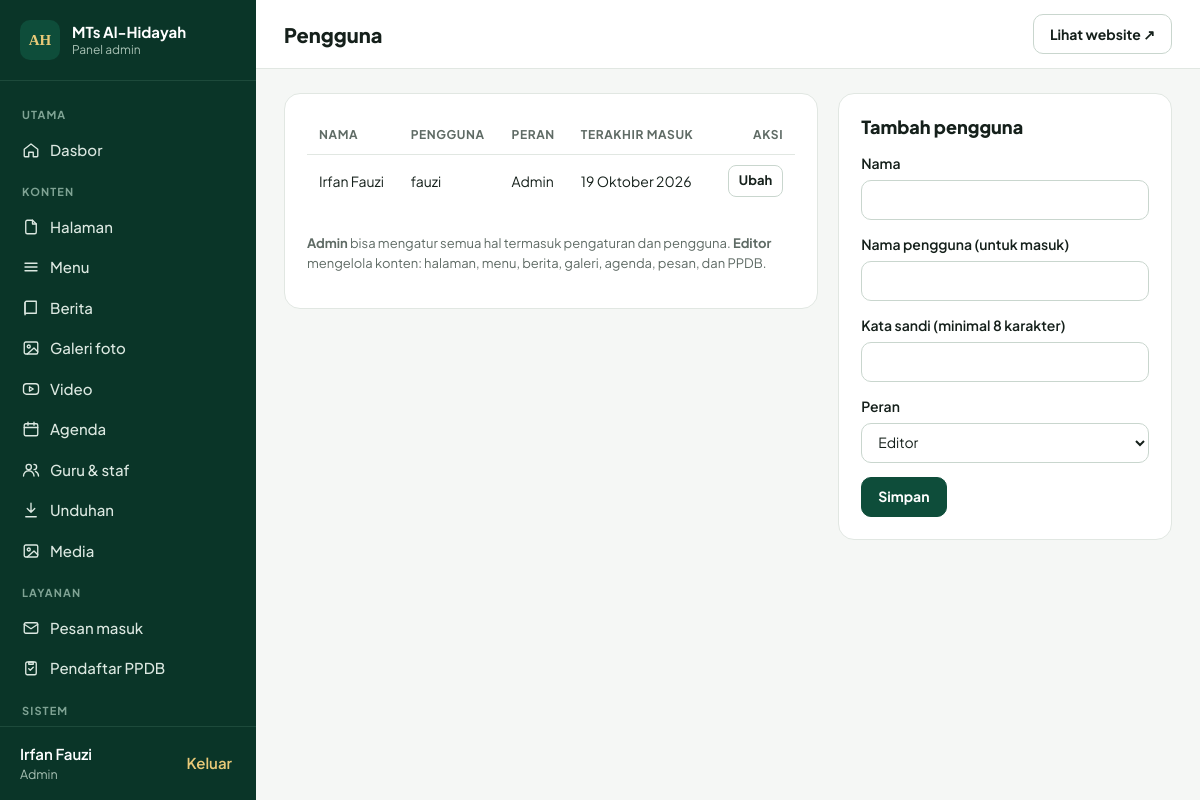
Page /admin/users (signed in) on the committed database.
### tables this page shows
CREATE TABLE users (id INTEGER PRIMARY KEY AUTOINCREMENT, name VARCHAR(255) NOT NULL, username VARCHAR(100) NOT NULL UNIQUE, password VARCHAR(255) NOT NULL, role VARCHAR(20) NOT NULL DEFAULT 'editor', created_at VARCHAR(19), last_login VARCHAR(19));

### app/admin.php (called while the page is built, shortened)
<?php
function admin_route(string $path, string $method): void
{
    $parts = $path === '' ? [] : explode('/', $path);
    $section = $parts[0] ?? '';
    $action = $parts[1] ?? '';
    $id = isset($parts[2]) ? (int)$parts[2] : 0;
    require_login();
    match ($section) {
        '' => admin_dashboard(),
        'pages' => admin_pages($action, $id, $method),
        'menus' => admin_menus($action, $id, $method),
        'posts' => admin_posts($action, $id, $method),
        'albums' => admin_albums($action, $id, $method),
        'messages' => admin_messages($action, $id, $method),
        'ppdb' => admin_ppdb($action, $id, $method),
        'media' => admin_media($action, $id, $method),
        'settings' => admin_settings($method),
        'users' => admin_users($action, $id, $method),
        'profile' => admin_profile($method),
        default => isset(crud_defs()[$section]) ? admin_crud($section, $action, $id, $method) : admin_404(),
    };
}
function admin_layout(string $title, string $content, string $active = '', array $opts = []): void
{
    view('admin/layout', ['title' => $title, 'content' => $content, 'active' => $active, 'actions' => $opts['actions'] ?? '', 'wide' => $opts['wide'] ?? false]);
}
function admin_users(string $action, int $id, string $method): void
{
    $edit = $action === 'edit' ? row('SELECT * FROM users WHERE id = ?', [$id]) : null;
    admin_layout('Pengguna', render_to_string('admin/users', ['list' => rows('SELECT * FROM users ORDER BY name'), 'edit' => $edit]), 'users');
}

### app/db.php (called while the page is built, shortened)
<?php
function db(): PDO
{
    static $pdo = null;
    if ($pdo) return $pdo;
    global $CONFIG;
    if (($CONFIG['db_driver'] ?? 'sqlite') === 'mysql') {
        $dsn = sprintf('mysql:host=%s;port=%d;dbname=%s;charset=utf8mb4',
            $CONFIG['mysql_host'], (int)($CONFIG['mysql_port'] ?? 3306), $CONFIG['mysql_database']);
        $pdo = new PDO($dsn, $CONFIG['mysql_user'], $CONFIG['mysql_password']);
    } else {
        $path = $CONFIG['sqlite_path'] ?? ROOT . '/storage/database.sqlite';
        $pdo = new PDO('sqlite:' . $path);
        $pdo->exec('PRAGMA foreign_keys = ON; PRAGMA journal_mode = WAL;');
    }
    $pdo->setAttribute(PDO::ATTR_ERRMODE, PDO::ERRMODE_EXCEPTION);
    $pdo->setAttribute(PDO::ATTR_DEFAULT_FETCH_MODE, PDO::FETCH_ASSOC);
    return $pdo;
}
function q(string $sql, array $params = []): PDOStatement
{
    $st = db()->prepare($sql);
    $st->execute($params);
    return $st;
}
function row(string $sql, array $params = []): ?array
{
    $r = q($sql, $params)->fetch();
    return $r ?: null;
}
function rows(string $sql, array $params = []): array
{
    return q($sql, $params)->fetchAll();
}
function val(string $sql, array $params = [])
{
    $v = q($sql, $params)->fetchColumn();
    return $v === false ? null : $v;
}

### app/auth.php (called while the page is built, shortened)
<?php
function current_user(): ?array
{
    static $u = false;
    if ($u === false) {
        $u = !empty($_SESSION['uid']) ? row('SELECT id, name, username, role FROM users WHERE id = ?', [$_SESSION['uid']]) : null;
    }
    return $u;
}
function is_admin(): bool
{
    return (current_user()['role'] ?? '') === 'admin';
}
function require_login(): void
{
    if (!current_user()) redirect('admin/login');
}

### app/views/admin/users.php (the view, shortened to what this page needs)
<?php $e = $edit ?? ['id' => 0, 'name' => '', 'username' => '', 'role' => 'editor']; ?>
<div class="two-col wide-left">
  <div class="panel">
    <table class="tbl">
      <thead><tr><th>Nama</th><th>Pengguna</th><th>Peran</th><th>Terakhir masuk</th><th class="right">Aksi</th></tr></thead>
      <tbody>
      <?php foreach ($list as $u): ?>
        <tr><td><?= e($u['name']) ?></td><td><?= e($u['username']) ?></td><td><?= $u['role'] === 'admin' ? 'Admin' : 'Editor' ?></td><td><?= e($u['last_login'] ? tgl($u['last_login']) : '—') ?></td>
        <td class="right actions"><a class="btn sm ghost" href="<?= e(url('admin/users/edit/' . $u['id'])) ?>">Ubah</a>
        </td></tr>
      <?php endforeach ?>
      </tbody>
    </table>
    <p class="muted small"><strong>Admin</strong> bisa mengatur semua hal termasuk pengaturan dan pengguna. <strong>Editor</strong> mengelola konten: halaman, menu, berita, galeri, agenda, pesan, dan PPDB.</p>
  </div>
  <form class="panel form" method="post" action="<?= e(url('admin/users/save/' . (int)$e['id'])) ?>">
    <h2><?= $e['id'] ? 'Ubah pengguna' : 'Tambah pengguna' ?></h2>
    <label>Nama<input name="name" value="<?= e($e['name']) ?>" required></label>
    <label>Nama pengguna (untuk masuk)<input name="username" value="<?= e($e['username']) ?>" required autocomplete="off"></label>
    <label><?= $e['id'] ? 'Kata sandi baru (kosongkan bila tidak diganti)' : 'Kata sandi (minimal 8 karakter)' ?><input type="password" name="password" <?= $e['id'] ? '' : 'required' ?> minlength="8" autocomplete="new-password"></label>
    <label>Peran<select name="role"><option value="editor"<?= $e['role'] === 'editor' ? ' selected' : '' ?>>Editor</option><option value="admin"<?= $e['role'] === 'admin' ? ' selected' : '' ?>>Admin</option></select></label>
    <div class="row-btns"><button class="btn">Simpan</button><?php if ($e['id']): ?><a class="btn ghost" href="<?= e(url('admin/users')) ?>">Batal</a><?php endif ?></div>
  </form>
</div>

### app/views/admin/layout.php (shortened to what this page needs)
<?php
$u = current_user();
$unread = (int)val('SELECT COUNT(*) FROM messages WHERE is_read = 0');
$newPpdb = (int)val("SELECT COUNT(*) FROM ppdb WHERE status = 'baru'");
$nav = [
    'Utama' => [['dashboard', 'Dasbor', 'admin', 'home']],
    'Konten' => [
        ['pages', 'Halaman', 'admin/pages', 'file'], ['menus', 'Menu', 'admin/menus', 'menu'], ['posts', 'Berita', 'admin/posts', 'book'],
        ['albums', 'Galeri foto', 'admin/albums', 'image'], ['videos', 'Video', 'admin/videos', 'youtube'], ['agenda', 'Agenda', 'admin/agenda', 'calendar'],
        ['staff', 'Guru & staf', 'admin/staff', 'users'], ['downloads', 'Unduhan', 'admin/downloads', 'download'], ['media', 'Media', 'admin/media', 'image'],
    ],
    'Layanan' => [['messages', 'Pesan masuk', 'admin/messages', 'mail', $unread], ['ppdb', 'Pendaftar PPDB', 'admin/ppdb', 'clipboard', $newPpdb]],
    'Sistem' => array_merge(is_admin() ? [['settings', 'Pengaturan', 'admin/settings', 'star'], ['users', 'Pengguna', 'admin/users', 'user']] : [], [['profile', 'Profil saya', 'admin/profile', 'user']]),
];
?><!doctype html>
<html lang="id">
<head>
<title><?= e($title) ?> · Admin <?= e(setting('site_name', 'MTs Al-Hidayah')) ?></title>
<link rel="stylesheet" href="<?= e(url('assets/css/admin.css')) ?>?v=1">
</head>
<body class="admin">
<aside class="side" id="side">
  <a class="side-brand" href="<?= e(url('admin')) ?>"><span class="logo-mark">AH</span><span><strong><?= e(setting('site_name', 'MTs Al-Hidayah')) ?></strong><small>Panel admin</small></span></a>
  <nav aria-label="Menu admin">
    <?php foreach ($nav as $group => $items): ?>
      <span class="side-group"><?= e($group) ?></span>
      <?php foreach ($items as $it): ?>
        <a href="<?= e(url($it[2])) ?>" class="<?= $active === $it[0] ? 'on' : '' ?>"<?= $active === $it[0] ? ' aria-current="page"' : '' ?>><?= icon($it[3]) ?><span><?= e($it[1]) ?></span></a>
      <?php endforeach ?>
    <?php endforeach ?>
  </nav>
  <div class="side-foot">
    <span><?= e($u['name']) ?><small><?= $u['role'] === 'admin' ? 'Admin' : 'Editor' ?></small></span>
    <form method="post" action="<?= e(url('admin/logout')) ?>"><?= csrf_field() ?><button class="link-btn" type="submit">Keluar</button></form>
  </div>
</aside>
<div class="main">
  <header class="topbar">
    <h1><?= e($title) ?></h1>
    <div class="top-actions"><?= $actions ?><a class="btn ghost" href="<?= e(url('')) ?>" target="_blank" rel="noopener">Lihat website ↗</a></div>
  </header>
  <div class="content<?= $wide ? ' wide' : '' ?>">
    <?= $content ?>
  </div>
</div>
</body>
</html>

### assets/css/admin.css (style rules this page uses)
:root { --green:#0E4D3A;--green-dark:#0A3528;--gold:#E9C978;--ink:#15201B;--ink2:#3D4A44;--muted:#5F6B65;--line:#E1E7E2;--soft:#F3F6F2;--soft2:#E7F0EB;--input:#C9D6CE;--danger:#B42318 }
* { box-sizing:border-box }
body { margin:0;font-family:'Plus Jakarta Sans',system-ui,sans-serif;color:var(--ink);background:#F5F7F5;font-size:15px;line-height:1.5 }
a { color:var(--green) }
h1,h2,h3 { margin:0;line-height:1.25 }
h2 { font-size:18px;font-weight:800 }
.muted { color:var(--muted) }
.small { font-size:13px }
.btn { display:inline-flex;align-items:center;justify-content:center;gap:8px;min-height:40px;padding:0 16px;border-radius:10px;border:1px solid var(--green);background:var(--green);color:#fff;font:inherit;font-weight:700;font-size:14px;cursor:pointer;text-decoration:none;white-space:nowrap }
.btn.ghost { background:#fff;color:var(--ink);border-color:var(--input) }
.btn.sm { min-height:32px;padding:0 10px;font-size:13px;border-radius:8px }
.link-btn { background:none;border:0;color:var(--green);font:inherit;font-weight:600;cursor:pointer;padding:4px }
.logo-mark { width:40px;height:40px;border-radius:10px;background:var(--green);color:var(--gold);display:inline-flex;align-items:center;justify-content:center;font-family:Amiri,Georgia,serif;font-weight:700;flex:none }
.side { position:fixed;inset:0 auto 0 0;width:256px;background:var(--green-dark);color:#CFE0D7;display:flex;flex-direction:column;z-index:30 }
.side-brand { display:flex;gap:12px;align-items:center;padding:20px;color:#fff;text-decoration:none;border-bottom:1px solid #1D4A3B }
.side-brand span:last-child { display:flex;flex-direction:column;line-height:1.25 }
.side-brand small { color:#A9C2B5;font-size:12px }
.side nav { flex:1;overflow-y:auto;padding:12px }
.side-group { display:block;font-size:11px;letter-spacing:.1em;text-transform:uppercase;color:#7FA394;padding:14px 10px 6px;font-weight:700 }
.side nav a { display:flex;align-items:center;gap:10px;padding:9px 10px;border-radius:10px;color:#DCE8E1;text-decoration:none;font-weight:500 }
.side-foot { padding:16px 20px;border-top:1px solid #1D4A3B;display:flex;justify-content:space-between;align-items:center;gap:8px }
.side-foot span { display:flex;flex-direction:column;color:#fff;font-weight:600 }
.side-foot small { color:#A9C2B5;font-weight:400 }
.side-foot .link-btn { color:var(--gold) }
.main { margin-left:256px;min-height:100vh }
.topbar { position:sticky;top:0;z-index:20;background:#fff;border-bottom:1px solid var(--line);display:flex;align-items:center;gap:16px;padding:14px 28px }
.topbar h1 { font-size:20px;font-weight:800;flex:1 }
.top-actions { display:flex;flex-wrap:wrap;gap:8px }
.content { padding:24px 28px 64px;max-width:1240px;display:flex;flex-direction:column;gap:20px }
.panel { background:#fff;border:1px solid var(--line);border-radius:16px;padding:22px;display:flex;flex-direction:column;gap:14px;min-width:0 }
.two-col { display:grid;grid-template-columns:1fr 1fr;gap:20px;align-items:start }
.two-col.wide-left { grid-template-columns:minmax(0,1.6fr) minmax(300px,1fr) }
.shortcut-row,.row-btns { display:flex;flex-wrap:wrap;gap:8px }
.tbl { width:100%;border-collapse:collapse;font-size:14px }
.panel:has(.tbl) { overflow-x:auto }
.tbl th { text-align:left;font-size:12px;text-transform:uppercase;letter-spacing:.05em;color:var(--muted);padding:10px 12px;border-bottom:1px solid var(--line) }
.tbl td { padding:10px 12px;border-bottom:1px solid var(--line);vertical-align:middle }
.tbl tr:last-child td { border-bottom:0 }
.tbl a { text-decoration:none }
.tbl .right { text-align:right }
.actions { white-space:nowrap }
.actions>* { margin-left:4px }
.form label,.field { display:flex;flex-direction:column;gap:6px;font-size:14px;font-weight:600 }
input,select,textarea { font:inherit;font-size:14px;font-weight:400;padding:0 12px;height:40px;border:1px solid var(--input);border-radius:10px;background:#fff;color:var(--ink);width:100% }

### rows in the picture
users: name "Irfan Fauzi", username "fauzi", role "Admin", last_login "19 Oktober 2026"

### other values in the picture
setting('site_name', 'MTs Al-Hidayah') "MTs Al-Hidayah"
$group "UTAMA"
$it[1] "Dasbor"
$group "KONTEN"
$it[1] "Halaman"
$it[1] "Menu"
$it[1] "Berita"
$it[1] "Galeri foto"
$it[1] "Video"
$it[1] "Agenda"
$it[1] "Guru & staf"
$it[1] "Unduhan"
$it[1] "Media"
$group "LAYANAN"
$it[1] "Pesan masuk"
